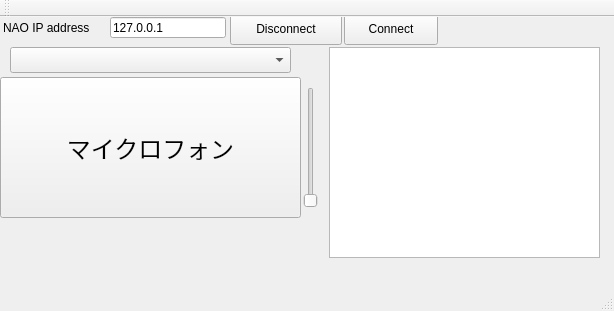
<?xml version="1.0" encoding="UTF-8"?>
<ui version="4.0">
 <class>MainWindow</class>
 <widget class="QMainWindow" name="MainWindow">
  <property name="geometry">
   <rect>
    <x>0</x>
    <y>0</y>
    <width>614</width>
    <height>311</height>
   </rect>
  </property>
  <property name="windowTitle">
   <string>MainWindow</string>
  </property>
  <widget class="QWidget" name="centralWidget">
   <widget class="QPlainTextEdit" name="console">
    <property name="geometry">
     <rect>
      <x>329</x>
      <y>30</y>
      <width>271</width>
      <height>211</height>
     </rect>
    </property>
   </widget>
   <widget class="QPushButton" name="connectButton">
    <property name="geometry">
     <rect>
      <x>344</x>
      <y>-4</y>
      <width>94</width>
      <height>32</height>
     </rect>
    </property>
    <property name="text">
     <string>Connect</string>
    </property>
   </widget>
   <widget class="QPushButton" name="disconnectButton">
    <property name="geometry">
     <rect>
      <x>230</x>
      <y>-4</y>
      <width>112</width>
      <height>32</height>
     </rect>
    </property>
    <property name="text">
     <string>Disconnect</string>
    </property>
   </widget>
   <widget class="QLineEdit" name="naoIp">
    <property name="geometry">
     <rect>
      <x>110</x>
      <y>0</y>
      <width>116</width>
      <height>21</height>
     </rect>
    </property>
    <property name="text">
     <string>127.0.0.1</string>
    </property>
   </widget>
   <widget class="QLabel" name="label">
    <property name="geometry">
     <rect>
      <x>3</x>
      <y>0</y>
      <width>99</width>
      <height>21</height>
     </rect>
    </property>
    <property name="text">
     <string>NAO IP address</string>
    </property>
   </widget>
   <widget class="QComboBox" name="deviceBox">
    <property name="geometry">
     <rect>
      <x>10</x>
      <y>30</y>
      <width>281</width>
      <height>26</height>
     </rect>
    </property>
   </widget>
   <widget class="QPushButton" name="micButton">
    <property name="geometry">
     <rect>
      <x>0</x>
      <y>60</y>
      <width>301</width>
      <height>141</height>
     </rect>
    </property>
    <property name="font">
     <font>
      <pointsize>18</pointsize>
     </font>
    </property>
    <property name="text">
     <string>マイクロフォン</string>
    </property>
    <property name="checkable">
     <bool>true</bool>
    </property>
   </widget>
   <widget class="QWidget" name="verticalLayoutWidget_3">
    <property name="geometry">
     <rect>
      <x>8</x>
      <y>200</y>
      <width>281</width>
      <height>31</height>
     </rect>
    </property>
    <layout class="QVBoxLayout" name="soundLevel"/>
   </widget>
   <widget class="QSlider" name="outputVolume">
    <property name="geometry">
     <rect>
      <x>300</x>
      <y>70</y>
      <width>22</width>
      <height>121</height>
     </rect>
    </property>
    <property name="maximum">
     <number>100</number>
    </property>
    <property name="orientation">
     <enum>Qt::Vertical</enum>
    </property>
   </widget>
  </widget>
  <widget class="QMenuBar" name="menuBar">
   <property name="geometry">
    <rect>
     <x>0</x>
     <y>0</y>
     <width>614</width>
     <height>22</height>
    </rect>
   </property>
  </widget>
  <widget class="QToolBar" name="mainToolBar">
   <attribute name="toolBarArea">
    <enum>TopToolBarArea</enum>
   </attribute>
   <attribute name="toolBarBreak">
    <bool>false</bool>
   </attribute>
  </widget>
  <widget class="QStatusBar" name="statusBar"/>
 </widget>
 <layoutdefault spacing="6" margin="11"/>
 <resources/>
 <connections/>
</ui>
